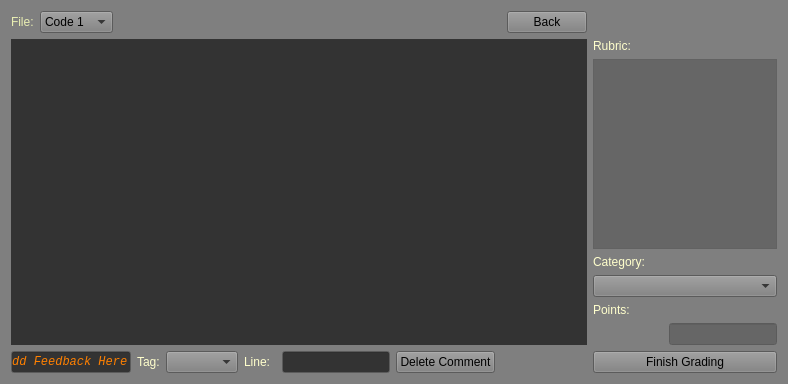
<?xml version="1.0" encoding="UTF-8"?>
<ui version="4.0">
 <class>textView</class>
 <widget class="QWidget" name="textView">
  <property name="geometry">
   <rect>
    <x>0</x>
    <y>0</y>
    <width>788</width>
    <height>384</height>
   </rect>
  </property>
  <property name="sizePolicy">
   <sizepolicy hsizetype="Expanding" vsizetype="Expanding">
    <horstretch>0</horstretch>
    <verstretch>0</verstretch>
   </sizepolicy>
  </property>
  <property name="palette">
   <palette>
    <active>
     <colorrole role="Button">
      <brush brushstyle="SolidPattern">
       <color alpha="255">
        <red>127</red>
        <green>127</green>
        <blue>127</blue>
       </color>
      </brush>
     </colorrole>
     <colorrole role="Base">
      <brush brushstyle="SolidPattern">
       <color alpha="255">
        <red>102</red>
        <green>102</green>
        <blue>102</blue>
       </color>
      </brush>
     </colorrole>
     <colorrole role="Window">
      <brush brushstyle="SolidPattern">
       <color alpha="255">
        <red>127</red>
        <green>127</green>
        <blue>127</blue>
       </color>
      </brush>
     </colorrole>
    </active>
    <inactive>
     <colorrole role="Button">
      <brush brushstyle="SolidPattern">
       <color alpha="255">
        <red>127</red>
        <green>127</green>
        <blue>127</blue>
       </color>
      </brush>
     </colorrole>
     <colorrole role="Base">
      <brush brushstyle="SolidPattern">
       <color alpha="255">
        <red>102</red>
        <green>102</green>
        <blue>102</blue>
       </color>
      </brush>
     </colorrole>
     <colorrole role="Window">
      <brush brushstyle="SolidPattern">
       <color alpha="255">
        <red>127</red>
        <green>127</green>
        <blue>127</blue>
       </color>
      </brush>
     </colorrole>
    </inactive>
    <disabled>
     <colorrole role="Button">
      <brush brushstyle="SolidPattern">
       <color alpha="255">
        <red>127</red>
        <green>127</green>
        <blue>127</blue>
       </color>
      </brush>
     </colorrole>
     <colorrole role="Base">
      <brush brushstyle="SolidPattern">
       <color alpha="255">
        <red>127</red>
        <green>127</green>
        <blue>127</blue>
       </color>
      </brush>
     </colorrole>
     <colorrole role="Window">
      <brush brushstyle="SolidPattern">
       <color alpha="255">
        <red>127</red>
        <green>127</green>
        <blue>127</blue>
       </color>
      </brush>
     </colorrole>
    </disabled>
   </palette>
  </property>
  <property name="mouseTracking">
   <bool>false</bool>
  </property>
  <property name="focusPolicy">
   <enum>Qt::ClickFocus</enum>
  </property>
  <property name="windowTitle">
   <string>Axolotl Development</string>
  </property>
  <property name="autoFillBackground">
   <bool>true</bool>
  </property>
  <layout class="QGridLayout" name="gridLayout_2">
   <item row="4" column="13">
    <widget class="QComboBox" name="comboBox">
     <property name="sizePolicy">
      <sizepolicy hsizetype="Expanding" vsizetype="Fixed">
       <horstretch>0</horstretch>
       <verstretch>0</verstretch>
      </sizepolicy>
     </property>
    </widget>
   </item>
   <item row="0" column="0">
    <layout class="QHBoxLayout" name="horizontalLayout">
     <item>
      <widget class="QLabel" name="label_4">
       <property name="palette">
        <palette>
         <active>
          <colorrole role="WindowText">
           <brush brushstyle="SolidPattern">
            <color alpha="255">
             <red>233</red>
             <green>238</green>
             <blue>178</blue>
            </color>
           </brush>
          </colorrole>
         </active>
         <inactive>
          <colorrole role="WindowText">
           <brush brushstyle="SolidPattern">
            <color alpha="255">
             <red>233</red>
             <green>238</green>
             <blue>178</blue>
            </color>
           </brush>
          </colorrole>
         </inactive>
         <disabled>
          <colorrole role="WindowText">
           <brush brushstyle="SolidPattern">
            <color alpha="255">
             <red>127</red>
             <green>127</green>
             <blue>127</blue>
            </color>
           </brush>
          </colorrole>
         </disabled>
        </palette>
       </property>
       <property name="text">
        <string>File:</string>
       </property>
      </widget>
     </item>
     <item>
      <widget class="QComboBox" name="comboBox_2">
       <item>
        <property name="text">
         <string>Code 1</string>
        </property>
       </item>
       <item>
        <property name="text">
         <string>Student</string>
        </property>
       </item>
      </widget>
     </item>
     <item>
      <spacer name="horizontalSpacer">
       <property name="orientation">
        <enum>Qt::Horizontal</enum>
       </property>
       <property name="sizeHint" stdset="0">
        <size>
         <width>40</width>
         <height>20</height>
        </size>
       </property>
      </spacer>
     </item>
    </layout>
   </item>
   <item row="5" column="13">
    <widget class="QLabel" name="label_6">
     <property name="sizePolicy">
      <sizepolicy hsizetype="Minimum" vsizetype="Minimum">
       <horstretch>0</horstretch>
       <verstretch>0</verstretch>
      </sizepolicy>
     </property>
     <property name="palette">
      <palette>
       <active>
        <colorrole role="WindowText">
         <brush brushstyle="SolidPattern">
          <color alpha="255">
           <red>255</red>
           <green>255</green>
           <blue>204</blue>
          </color>
         </brush>
        </colorrole>
       </active>
       <inactive>
        <colorrole role="WindowText">
         <brush brushstyle="SolidPattern">
          <color alpha="255">
           <red>255</red>
           <green>255</green>
           <blue>204</blue>
          </color>
         </brush>
        </colorrole>
       </inactive>
       <disabled>
        <colorrole role="WindowText">
         <brush brushstyle="SolidPattern">
          <color alpha="255">
           <red>127</red>
           <green>127</green>
           <blue>127</blue>
          </color>
         </brush>
        </colorrole>
       </disabled>
      </palette>
     </property>
     <property name="layoutDirection">
      <enum>Qt::RightToLeft</enum>
     </property>
     <property name="text">
      <string>Points:</string>
     </property>
    </widget>
   </item>
   <item row="1" column="13">
    <widget class="QLabel" name="label">
     <property name="palette">
      <palette>
       <active>
        <colorrole role="WindowText">
         <brush brushstyle="SolidPattern">
          <color alpha="255">
           <red>255</red>
           <green>255</green>
           <blue>204</blue>
          </color>
         </brush>
        </colorrole>
       </active>
       <inactive>
        <colorrole role="WindowText">
         <brush brushstyle="SolidPattern">
          <color alpha="255">
           <red>255</red>
           <green>255</green>
           <blue>204</blue>
          </color>
         </brush>
        </colorrole>
       </inactive>
       <disabled>
        <colorrole role="WindowText">
         <brush brushstyle="SolidPattern">
          <color alpha="255">
           <red>127</red>
           <green>127</green>
           <blue>127</blue>
          </color>
         </brush>
        </colorrole>
       </disabled>
      </palette>
     </property>
     <property name="text">
      <string>Rubric:</string>
     </property>
    </widget>
   </item>
   <item row="0" column="11">
    <widget class="QPushButton" name="pushButton_2">
     <property name="text">
      <string>Back</string>
     </property>
    </widget>
   </item>
   <item row="7" column="13">
    <widget class="QPushButton" name="pushButton_3">
     <property name="sizePolicy">
      <sizepolicy hsizetype="Expanding" vsizetype="Fixed">
       <horstretch>0</horstretch>
       <verstretch>0</verstretch>
      </sizepolicy>
     </property>
     <property name="text">
      <string>Finish Grading</string>
     </property>
    </widget>
   </item>
   <item row="2" column="13">
    <widget class="QTextBrowser" name="textBrowser_2"/>
   </item>
   <item row="7" column="9">
    <widget class="QPushButton" name="pushButton_4">
     <property name="text">
      <string>Delete Comment</string>
     </property>
    </widget>
   </item>
   <item row="6" column="13">
    <widget class="QLineEdit" name="lineEdit_3">
     <property name="sizePolicy">
      <sizepolicy hsizetype="Fixed" vsizetype="Fixed">
       <horstretch>0</horstretch>
       <verstretch>0</verstretch>
      </sizepolicy>
     </property>
     <property name="layoutDirection">
      <enum>Qt::RightToLeft</enum>
     </property>
    </widget>
   </item>
   <item row="3" column="13">
    <widget class="QLabel" name="label_3">
     <property name="palette">
      <palette>
       <active>
        <colorrole role="WindowText">
         <brush brushstyle="SolidPattern">
          <color alpha="255">
           <red>255</red>
           <green>255</green>
           <blue>204</blue>
          </color>
         </brush>
        </colorrole>
       </active>
       <inactive>
        <colorrole role="WindowText">
         <brush brushstyle="SolidPattern">
          <color alpha="255">
           <red>255</red>
           <green>255</green>
           <blue>204</blue>
          </color>
         </brush>
        </colorrole>
       </inactive>
       <disabled>
        <colorrole role="WindowText">
         <brush brushstyle="SolidPattern">
          <color alpha="255">
           <red>127</red>
           <green>127</green>
           <blue>127</blue>
          </color>
         </brush>
        </colorrole>
       </disabled>
      </palette>
     </property>
     <property name="text">
      <string>Category:</string>
     </property>
    </widget>
   </item>
   <item row="7" column="8">
    <widget class="QLineEdit" name="lineEdit_2">
     <property name="sizePolicy">
      <sizepolicy hsizetype="Fixed" vsizetype="Fixed">
       <horstretch>0</horstretch>
       <verstretch>0</verstretch>
      </sizepolicy>
     </property>
     <property name="palette">
      <palette>
       <active>
        <colorrole role="Text">
         <brush brushstyle="SolidPattern">
          <color alpha="255">
           <red>255</red>
           <green>128</green>
           <blue>0</blue>
          </color>
         </brush>
        </colorrole>
        <colorrole role="Base">
         <brush brushstyle="SolidPattern">
          <color alpha="255">
           <red>51</red>
           <green>51</green>
           <blue>51</blue>
          </color>
         </brush>
        </colorrole>
       </active>
       <inactive>
        <colorrole role="Text">
         <brush brushstyle="SolidPattern">
          <color alpha="255">
           <red>255</red>
           <green>128</green>
           <blue>0</blue>
          </color>
         </brush>
        </colorrole>
        <colorrole role="Base">
         <brush brushstyle="SolidPattern">
          <color alpha="255">
           <red>51</red>
           <green>51</green>
           <blue>51</blue>
          </color>
         </brush>
        </colorrole>
       </inactive>
       <disabled>
        <colorrole role="Text">
         <brush brushstyle="SolidPattern">
          <color alpha="255">
           <red>127</red>
           <green>127</green>
           <blue>127</blue>
          </color>
         </brush>
        </colorrole>
        <colorrole role="Base">
         <brush brushstyle="SolidPattern">
          <color alpha="255">
           <red>127</red>
           <green>127</green>
           <blue>127</blue>
          </color>
         </brush>
        </colorrole>
       </disabled>
      </palette>
     </property>
    </widget>
   </item>
   <item row="1" column="0" rowspan="6" colspan="12">
    <widget class="QTextBrowser" name="textBrowser">
     <property name="palette">
      <palette>
       <active>
        <colorrole role="Base">
         <brush brushstyle="SolidPattern">
          <color alpha="255">
           <red>51</red>
           <green>51</green>
           <blue>51</blue>
          </color>
         </brush>
        </colorrole>
        <colorrole role="Window">
         <brush brushstyle="SolidPattern">
          <color alpha="255">
           <red>135</red>
           <green>134</green>
           <blue>173</blue>
          </color>
         </brush>
        </colorrole>
        <colorrole role="Shadow">
         <brush brushstyle="SolidPattern">
          <color alpha="255">
           <red>154</red>
           <green>154</green>
           <blue>154</blue>
          </color>
         </brush>
        </colorrole>
       </active>
       <inactive>
        <colorrole role="Base">
         <brush brushstyle="SolidPattern">
          <color alpha="255">
           <red>51</red>
           <green>51</green>
           <blue>51</blue>
          </color>
         </brush>
        </colorrole>
        <colorrole role="Window">
         <brush brushstyle="SolidPattern">
          <color alpha="255">
           <red>135</red>
           <green>134</green>
           <blue>173</blue>
          </color>
         </brush>
        </colorrole>
        <colorrole role="Shadow">
         <brush brushstyle="SolidPattern">
          <color alpha="255">
           <red>154</red>
           <green>154</green>
           <blue>154</blue>
          </color>
         </brush>
        </colorrole>
       </inactive>
       <disabled>
        <colorrole role="Base">
         <brush brushstyle="SolidPattern">
          <color alpha="255">
           <red>135</red>
           <green>134</green>
           <blue>173</blue>
          </color>
         </brush>
        </colorrole>
        <colorrole role="Window">
         <brush brushstyle="SolidPattern">
          <color alpha="255">
           <red>135</red>
           <green>134</green>
           <blue>173</blue>
          </color>
         </brush>
        </colorrole>
        <colorrole role="Shadow">
         <brush brushstyle="SolidPattern">
          <color alpha="255">
           <red>154</red>
           <green>154</green>
           <blue>154</blue>
          </color>
         </brush>
        </colorrole>
       </disabled>
      </palette>
     </property>
     <property name="font">
      <font>
       <family>Courier</family>
      </font>
     </property>
     <property name="cursor" stdset="0">
      <cursorShape>IBeamCursor</cursorShape>
     </property>
     <property name="mouseTracking">
      <bool>false</bool>
     </property>
     <property name="focusPolicy">
      <enum>Qt::ClickFocus</enum>
     </property>
     <property name="autoFillBackground">
      <bool>true</bool>
     </property>
     <property name="frameShape">
      <enum>QFrame::NoFrame</enum>
     </property>
     <property name="frameShadow">
      <enum>QFrame::Plain</enum>
     </property>
     <property name="lineWidth">
      <number>14</number>
     </property>
     <property name="lineWrapMode">
      <enum>QTextEdit::NoWrap</enum>
     </property>
     <property name="textInteractionFlags">
      <set>Qt::LinksAccessibleByKeyboard|Qt::LinksAccessibleByMouse|Qt::TextBrowserInteraction|Qt::TextSelectableByKeyboard|Qt::TextSelectableByMouse</set>
     </property>
    </widget>
   </item>
   <item row="7" column="6">
    <widget class="QLabel" name="label_2">
     <property name="palette">
      <palette>
       <active>
        <colorrole role="WindowText">
         <brush brushstyle="SolidPattern">
          <color alpha="255">
           <red>255</red>
           <green>255</green>
           <blue>204</blue>
          </color>
         </brush>
        </colorrole>
        <colorrole role="Text">
         <brush brushstyle="SolidPattern">
          <color alpha="255">
           <red>255</red>
           <green>255</green>
           <blue>204</blue>
          </color>
         </brush>
        </colorrole>
       </active>
       <inactive>
        <colorrole role="WindowText">
         <brush brushstyle="SolidPattern">
          <color alpha="255">
           <red>255</red>
           <green>255</green>
           <blue>204</blue>
          </color>
         </brush>
        </colorrole>
        <colorrole role="Text">
         <brush brushstyle="SolidPattern">
          <color alpha="255">
           <red>255</red>
           <green>255</green>
           <blue>204</blue>
          </color>
         </brush>
        </colorrole>
       </inactive>
       <disabled>
        <colorrole role="WindowText">
         <brush brushstyle="SolidPattern">
          <color alpha="255">
           <red>127</red>
           <green>127</green>
           <blue>127</blue>
          </color>
         </brush>
        </colorrole>
        <colorrole role="Text">
         <brush brushstyle="SolidPattern">
          <color alpha="255">
           <red>127</red>
           <green>127</green>
           <blue>127</blue>
          </color>
         </brush>
        </colorrole>
       </disabled>
      </palette>
     </property>
     <property name="text">
      <string>Line:</string>
     </property>
    </widget>
   </item>
   <item row="7" column="5">
    <widget class="QComboBox" name="comboBox_3"/>
   </item>
   <item row="7" column="4">
    <widget class="QLabel" name="label_5">
     <property name="palette">
      <palette>
       <active>
        <colorrole role="WindowText">
         <brush brushstyle="SolidPattern">
          <color alpha="255">
           <red>255</red>
           <green>255</green>
           <blue>204</blue>
          </color>
         </brush>
        </colorrole>
       </active>
       <inactive>
        <colorrole role="WindowText">
         <brush brushstyle="SolidPattern">
          <color alpha="255">
           <red>255</red>
           <green>255</green>
           <blue>204</blue>
          </color>
         </brush>
        </colorrole>
       </inactive>
       <disabled>
        <colorrole role="WindowText">
         <brush brushstyle="SolidPattern">
          <color alpha="255">
           <red>127</red>
           <green>127</green>
           <blue>127</blue>
          </color>
         </brush>
        </colorrole>
       </disabled>
      </palette>
     </property>
     <property name="text">
      <string>Tag:</string>
     </property>
    </widget>
   </item>
   <item row="7" column="0" colspan="4">
    <widget class="QLineEdit" name="lineEdit">
     <property name="sizePolicy">
      <sizepolicy hsizetype="Expanding" vsizetype="Minimum">
       <horstretch>0</horstretch>
       <verstretch>0</verstretch>
      </sizepolicy>
     </property>
     <property name="palette">
      <palette>
       <active>
        <colorrole role="Text">
         <brush brushstyle="SolidPattern">
          <color alpha="255">
           <red>255</red>
           <green>128</green>
           <blue>0</blue>
          </color>
         </brush>
        </colorrole>
        <colorrole role="Base">
         <brush brushstyle="SolidPattern">
          <color alpha="255">
           <red>51</red>
           <green>51</green>
           <blue>51</blue>
          </color>
         </brush>
        </colorrole>
       </active>
       <inactive>
        <colorrole role="Text">
         <brush brushstyle="SolidPattern">
          <color alpha="255">
           <red>255</red>
           <green>128</green>
           <blue>0</blue>
          </color>
         </brush>
        </colorrole>
        <colorrole role="Base">
         <brush brushstyle="SolidPattern">
          <color alpha="255">
           <red>51</red>
           <green>51</green>
           <blue>51</blue>
          </color>
         </brush>
        </colorrole>
       </inactive>
       <disabled>
        <colorrole role="Text">
         <brush brushstyle="SolidPattern">
          <color alpha="255">
           <red>127</red>
           <green>127</green>
           <blue>127</blue>
          </color>
         </brush>
        </colorrole>
        <colorrole role="Base">
         <brush brushstyle="SolidPattern">
          <color alpha="255">
           <red>236</red>
           <green>236</green>
           <blue>236</blue>
          </color>
         </brush>
        </colorrole>
       </disabled>
      </palette>
     </property>
     <property name="font">
      <font>
       <family>Courier New</family>
       <italic>true</italic>
      </font>
     </property>
     <property name="text">
      <string>Add Feedback Here</string>
     </property>
     <property name="alignment">
      <set>Qt::AlignLeading|Qt::AlignLeft|Qt::AlignVCenter</set>
     </property>
    </widget>
   </item>
  </layout>
 </widget>
 <resources/>
 <connections/>
</ui>
